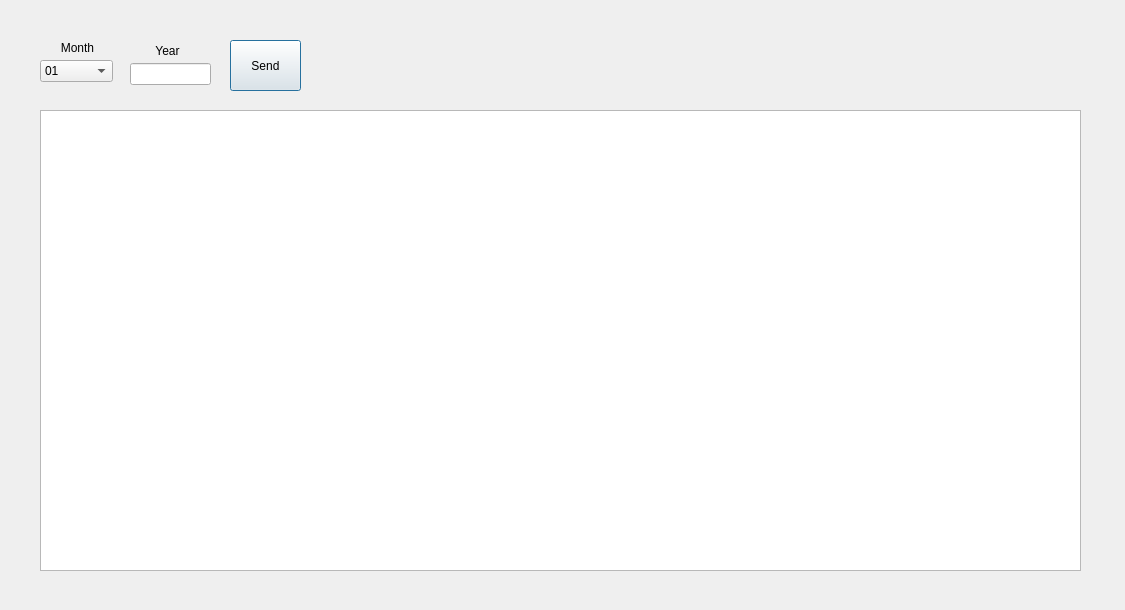
<?xml version="1.0" encoding="UTF-8"?>
<ui version="4.0">
 <class>salesprodmonth</class>
 <widget class="QDialog" name="salesprodmonth">
  <property name="windowModality">
   <enum>Qt::ApplicationModal</enum>
  </property>
  <property name="geometry">
   <rect>
    <x>0</x>
    <y>0</y>
    <width>1125</width>
    <height>610</height>
   </rect>
  </property>
  <property name="focusPolicy">
   <enum>Qt::ClickFocus</enum>
  </property>
  <property name="windowTitle">
   <string>Machine Learning</string>
  </property>
  <property name="windowIcon">
   <iconset>
    <normaloff>../Pics/Electronics.ico</normaloff>../Pics/Electronics.ico</iconset>
  </property>
  <widget class="QComboBox" name="cmb_month">
   <property name="geometry">
    <rect>
     <x>40</x>
     <y>60</y>
     <width>73</width>
     <height>22</height>
    </rect>
   </property>
   <item>
    <property name="text">
     <string>01</string>
    </property>
   </item>
   <item>
    <property name="text">
     <string>02</string>
    </property>
   </item>
   <item>
    <property name="text">
     <string>03</string>
    </property>
   </item>
   <item>
    <property name="text">
     <string>04</string>
    </property>
   </item>
   <item>
    <property name="text">
     <string>05</string>
    </property>
   </item>
   <item>
    <property name="text">
     <string>06</string>
    </property>
   </item>
   <item>
    <property name="text">
     <string>07</string>
    </property>
   </item>
   <item>
    <property name="text">
     <string>08</string>
    </property>
   </item>
   <item>
    <property name="text">
     <string>09</string>
    </property>
   </item>
   <item>
    <property name="text">
     <string>10</string>
    </property>
   </item>
   <item>
    <property name="text">
     <string>11</string>
    </property>
   </item>
   <item>
    <property name="text">
     <string>12</string>
    </property>
   </item>
  </widget>
  <widget class="QLineEdit" name="txt_year">
   <property name="geometry">
    <rect>
     <x>130</x>
     <y>63</y>
     <width>81</width>
     <height>22</height>
    </rect>
   </property>
  </widget>
  <widget class="QLabel" name="label_mes">
   <property name="geometry">
    <rect>
     <x>50</x>
     <y>40</y>
     <width>55</width>
     <height>16</height>
    </rect>
   </property>
   <property name="text">
    <string>Month</string>
   </property>
   <property name="alignment">
    <set>Qt::AlignCenter</set>
   </property>
  </widget>
  <widget class="QLabel" name="label_anio">
   <property name="geometry">
    <rect>
     <x>140</x>
     <y>43</y>
     <width>55</width>
     <height>16</height>
    </rect>
   </property>
   <property name="text">
    <string>Year</string>
   </property>
   <property name="alignment">
    <set>Qt::AlignCenter</set>
   </property>
  </widget>
  <widget class="QPushButton" name="btn_send">
   <property name="geometry">
    <rect>
     <x>230</x>
     <y>40</y>
     <width>71</width>
     <height>51</height>
    </rect>
   </property>
   <property name="text">
    <string>Send</string>
   </property>
  </widget>
  <widget class="QTableWidget" name="table">
   <property name="geometry">
    <rect>
     <x>40</x>
     <y>110</y>
     <width>1041</width>
     <height>461</height>
    </rect>
   </property>
  </widget>
 </widget>
 <resources/>
 <connections/>
</ui>
